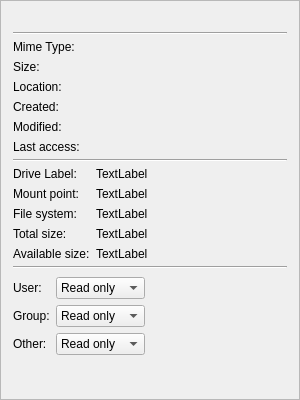
<?xml version="1.0" encoding="UTF-8"?>
<ui version="4.0">
 <class>FileInfoDialog</class>
 <widget class="QWidget" name="FileInfoDialog">
  <property name="geometry">
   <rect>
    <x>0</x>
    <y>0</y>
    <width>300</width>
    <height>400</height>
   </rect>
  </property>
  <property name="minimumSize">
   <size>
    <width>240</width>
    <height>320</height>
   </size>
  </property>
  <property name="windowTitle">
   <string>File info</string>
  </property>
  <layout class="QVBoxLayout" name="verticalLayout">
   <property name="margin">
    <number>0</number>
   </property>
   <item>
    <widget class="QScrollArea" name="scrollArea">
     <property name="widgetResizable">
      <bool>true</bool>
     </property>
     <widget class="QWidget" name="scrollAreaWidgetContents">
      <property name="geometry">
       <rect>
        <x>0</x>
        <y>0</y>
        <width>283</width>
        <height>454</height>
       </rect>
      </property>
      <layout class="QVBoxLayout" name="verticalLayout_2">
       <property name="spacing">
        <number>5</number>
       </property>
       <property name="margin">
        <number>12</number>
       </property>
       <item>
        <layout class="QHBoxLayout" name="horizontalLayout">
         <property name="leftMargin">
          <number>0</number>
         </property>
         <property name="rightMargin">
          <number>0</number>
         </property>
         <item>
          <widget class="QLabel" name="iconLabel">
           <property name="sizePolicy">
            <sizepolicy hsizetype="Fixed" vsizetype="Fixed">
             <horstretch>0</horstretch>
             <verstretch>0</verstretch>
            </sizepolicy>
           </property>
           <property name="text">
            <string/>
           </property>
          </widget>
         </item>
         <item>
          <widget class="QLabel" name="nameLabel">
           <property name="text">
            <string>&lt;name&gt;</string>
           </property>
          </widget>
         </item>
        </layout>
       </item>
       <item>
        <widget class="Line" name="line">
         <property name="orientation">
          <enum>Qt::Horizontal</enum>
         </property>
        </widget>
       </item>
       <item>
        <widget class="QWidget" name="widget" native="true">
         <layout class="QFormLayout" name="formLayout">
          <property name="fieldGrowthPolicy">
           <enum>QFormLayout::FieldsStayAtSizeHint</enum>
          </property>
          <property name="margin">
           <number>0</number>
          </property>
          <item row="0" column="0">
           <widget class="QLabel" name="label_3">
            <property name="text">
             <string>Mime Type:</string>
            </property>
           </widget>
          </item>
          <item row="0" column="1">
           <widget class="QLabel" name="mimeTypeLabel">
            <property name="text">
             <string>&lt;mime&gt;</string>
            </property>
            <property name="textInteractionFlags">
             <set>Qt::TextBrowserInteraction</set>
            </property>
           </widget>
          </item>
          <item row="1" column="0">
           <widget class="QLabel" name="label_2">
            <property name="text">
             <string>Size:</string>
            </property>
           </widget>
          </item>
          <item row="1" column="1">
           <widget class="QLabel" name="sizeLabel">
            <property name="text">
             <string>&lt;size&gt;</string>
            </property>
            <property name="textInteractionFlags">
             <set>Qt::TextBrowserInteraction</set>
            </property>
           </widget>
          </item>
          <item row="2" column="0">
           <widget class="QLabel" name="label_6">
            <property name="text">
             <string>Location:</string>
            </property>
           </widget>
          </item>
          <item row="2" column="1">
           <widget class="QLabel" name="locationLabel">
            <property name="maximumSize">
             <size>
              <width>16777215</width>
              <height>16777215</height>
             </size>
            </property>
            <property name="text">
             <string>&lt;location&gt;</string>
            </property>
            <property name="wordWrap">
             <bool>true</bool>
            </property>
            <property name="textInteractionFlags">
             <set>Qt::TextBrowserInteraction</set>
            </property>
           </widget>
          </item>
          <item row="3" column="0">
           <widget class="QLabel" name="label_4">
            <property name="text">
             <string>Created:</string>
            </property>
           </widget>
          </item>
          <item row="3" column="1">
           <widget class="QLabel" name="createdLabel">
            <property name="text">
             <string>&lt;created&gt;</string>
            </property>
            <property name="textInteractionFlags">
             <set>Qt::TextBrowserInteraction</set>
            </property>
           </widget>
          </item>
          <item row="4" column="0">
           <widget class="QLabel" name="label_5">
            <property name="text">
             <string>Modified:</string>
            </property>
           </widget>
          </item>
          <item row="4" column="1">
           <widget class="QLabel" name="modifiedLabel">
            <property name="text">
             <string>&lt;modified&gt;</string>
            </property>
            <property name="textInteractionFlags">
             <set>Qt::TextBrowserInteraction</set>
            </property>
           </widget>
          </item>
          <item row="5" column="0">
           <widget class="QLabel" name="label_7">
            <property name="text">
             <string>Last access:</string>
            </property>
           </widget>
          </item>
          <item row="5" column="1">
           <widget class="QLabel" name="acceccedLabel">
            <property name="text">
             <string>&lt;accessed&gt;</string>
            </property>
            <property name="textInteractionFlags">
             <set>Qt::TextBrowserInteraction</set>
            </property>
           </widget>
          </item>
         </layout>
        </widget>
       </item>
       <item>
        <widget class="Line" name="line_2">
         <property name="orientation">
          <enum>Qt::Horizontal</enum>
         </property>
        </widget>
       </item>
       <item>
        <widget class="QWidget" name="widget_3" native="true">
         <layout class="QFormLayout" name="formLayout_3">
          <property name="margin">
           <number>0</number>
          </property>
          <item row="0" column="0">
           <widget class="QLabel" name="label_10">
            <property name="text">
             <string>Drive Label:</string>
            </property>
           </widget>
          </item>
          <item row="0" column="1">
           <widget class="QLabel" name="driveLabel">
            <property name="text">
             <string>TextLabel</string>
            </property>
            <property name="textInteractionFlags">
             <set>Qt::TextBrowserInteraction</set>
            </property>
           </widget>
          </item>
          <item row="3" column="0">
           <widget class="QLabel" name="label_11">
            <property name="text">
             <string>Total size:</string>
            </property>
           </widget>
          </item>
          <item row="3" column="1">
           <widget class="QLabel" name="totalSizeLabel">
            <property name="text">
             <string>TextLabel</string>
            </property>
            <property name="textInteractionFlags">
             <set>Qt::TextBrowserInteraction</set>
            </property>
           </widget>
          </item>
          <item row="4" column="0">
           <widget class="QLabel" name="label_12">
            <property name="text">
             <string>Available size:</string>
            </property>
           </widget>
          </item>
          <item row="4" column="1">
           <widget class="QLabel" name="availableSizeLabel">
            <property name="text">
             <string>TextLabel</string>
            </property>
            <property name="textInteractionFlags">
             <set>Qt::TextBrowserInteraction</set>
            </property>
           </widget>
          </item>
          <item row="1" column="0">
           <widget class="QLabel" name="label_14">
            <property name="text">
             <string>Mount point:</string>
            </property>
           </widget>
          </item>
          <item row="1" column="1">
           <widget class="QLabel" name="mountPointLabel">
            <property name="text">
             <string>TextLabel</string>
            </property>
            <property name="textInteractionFlags">
             <set>Qt::TextBrowserInteraction</set>
            </property>
           </widget>
          </item>
          <item row="2" column="0">
           <widget class="QLabel" name="label_15">
            <property name="text">
             <string>File system:</string>
            </property>
           </widget>
          </item>
          <item row="2" column="1">
           <widget class="QLabel" name="fileSystemLabel">
            <property name="text">
             <string>TextLabel</string>
            </property>
            <property name="textInteractionFlags">
             <set>Qt::TextBrowserInteraction</set>
            </property>
           </widget>
          </item>
         </layout>
        </widget>
       </item>
       <item>
        <widget class="Line" name="line_3">
         <property name="orientation">
          <enum>Qt::Horizontal</enum>
         </property>
        </widget>
       </item>
       <item>
        <widget class="QWidget" name="widget_2" native="true">
         <layout class="QFormLayout" name="formLayout_2">
          <property name="fieldGrowthPolicy">
           <enum>QFormLayout::FieldsStayAtSizeHint</enum>
          </property>
          <property name="leftMargin">
           <number>0</number>
          </property>
          <property name="topMargin">
           <number>3</number>
          </property>
          <property name="rightMargin">
           <number>0</number>
          </property>
          <property name="bottomMargin">
           <number>3</number>
          </property>
          <item row="0" column="0">
           <widget class="QLabel" name="label">
            <property name="text">
             <string>User:</string>
            </property>
           </widget>
          </item>
          <item row="0" column="1">
           <widget class="QComboBox" name="userPermissionsComboBox">
            <item>
             <property name="text">
              <string>Read only</string>
             </property>
            </item>
            <item>
             <property name="text">
              <string>Read write</string>
             </property>
            </item>
           </widget>
          </item>
          <item row="1" column="0">
           <widget class="QLabel" name="label_8">
            <property name="text">
             <string>Group:</string>
            </property>
           </widget>
          </item>
          <item row="1" column="1">
           <widget class="QComboBox" name="groupPermissionsComboBox">
            <item>
             <property name="text">
              <string>Read only</string>
             </property>
            </item>
            <item>
             <property name="text">
              <string>Read write</string>
             </property>
            </item>
           </widget>
          </item>
          <item row="2" column="0">
           <widget class="QLabel" name="label_9">
            <property name="text">
             <string>Other:</string>
            </property>
           </widget>
          </item>
          <item row="2" column="1">
           <widget class="QComboBox" name="otherPermissionsComboBox">
            <item>
             <property name="text">
              <string>Read only</string>
             </property>
            </item>
            <item>
             <property name="text">
              <string>Read write</string>
             </property>
            </item>
           </widget>
          </item>
         </layout>
        </widget>
       </item>
       <item>
        <spacer name="verticalSpacer">
         <property name="orientation">
          <enum>Qt::Vertical</enum>
         </property>
         <property name="sizeHint" stdset="0">
          <size>
           <width>20</width>
           <height>40</height>
          </size>
         </property>
        </spacer>
       </item>
      </layout>
     </widget>
    </widget>
   </item>
  </layout>
 </widget>
 <resources/>
 <connections/>
</ui>
